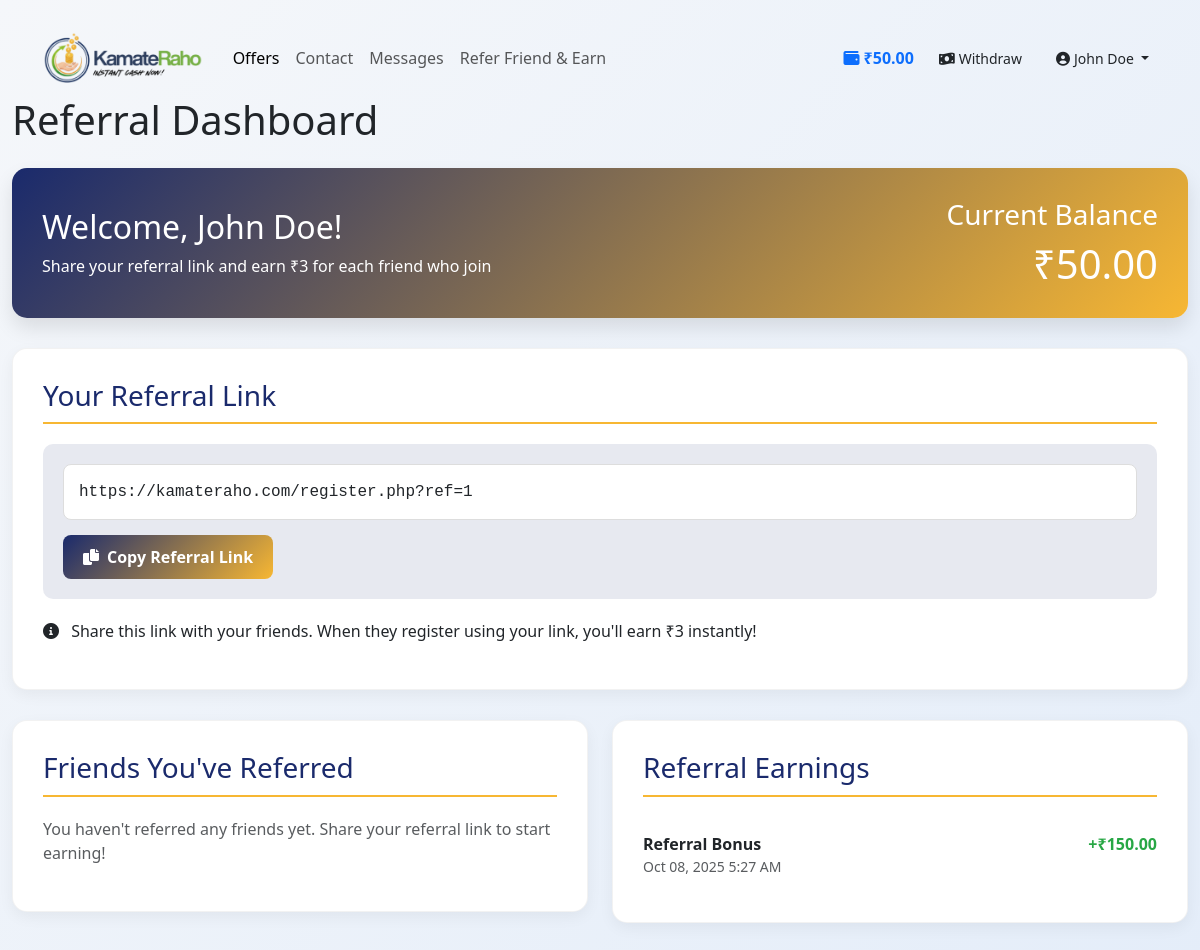
Page /referral_history.php (signed in) on the committed database.
### tables this page shows
CREATE TABLE IF NOT EXISTS users (
    id INT(11) AUTO_INCREMENT PRIMARY KEY,
    name VARCHAR(255) NOT NULL,
    email VARCHAR(255) UNIQUE NOT NULL,
    phone VARCHAR(20),
    city VARCHAR(100),
    state VARCHAR(100),
    password VARCHAR(255) NOT NULL,
    wallet_balance DECIMAL(10, 2) DEFAULT 0.00,
    referral_code VARCHAR(50),
    created_at TIMESTAMP DEFAULT CURRENT_TIMESTAMP
);

CREATE TABLE IF NOT EXISTS wallet_history (
    id INT(11) AUTO_INCREMENT PRIMARY KEY,
    user_id INT(11) NOT NULL,
    amount DECIMAL(10, 2) NOT NULL,
    type ENUM('credit', 'debit') NOT NULL,
    status ENUM('pending', 'approved', 'rejected') DEFAULT 'pending',
    description VARCHAR(255),
    created_at TIMESTAMP DEFAULT CURRENT_TIMESTAMP,
    FOREIGN KEY (user_id) REFERENCES users(id) ON DELETE CASCADE
);

### referral_history.php (the view, shortened to what this page needs)
<?php
include 'config/db.php';
$stmt = $pdo->prepare("SELECT u.id, u.name, u.email, u.created_at FROM users u WHERE u.referral_code IN (SELECT CONCAT('REF', id) FROM users WHERE id = ?)");
$stmt->execute([$_SESSION['user_id']]);
$referrals = $stmt->fetchAll(PDO::FETCH_ASSOC);
$stmt = $pdo->prepare("SELECT amount, description, created_at FROM wallet_history WHERE user_id = ? AND description LIKE '%Referral%' ORDER BY created_at DESC");
$stmt->execute([$_SESSION['user_id']]);
$wallet_history = $stmt->fetchAll(PDO::FETCH_ASSOC);
?>
<!DOCTYPE html>
<html lang="en">
<head>
    <link href="https://cdn.jsdelivr.net/npm/bootstrap@5.3.0/dist/css/bootstrap.min.css" rel="stylesheet">
    <link href="https://cdnjs.cloudflare.com/ajax/libs/font-awesome/6.0.0/css/all.min.css" rel="stylesheet">
</head>
<body>
    <?php include 'includes/navbar.php'; ?>
    <div class="container dashboard-container">
        <div class="row">
            <div class="col-12">
                <h1 class="mb-4">Referral Dashboard</h1>
            </div>
        </div>
        <div class="row">
            <div class="col-12">
                <div class="wallet-card">
                    <div class="row align-items-center">
                        <div class="col-md-8">
                            <h2>Welcome, <?php echo htmlspecialchars($user['name']); ?>!</h2>
                            <p class="mb-0">Share your referral link and earn ₹3 for each friend who join</p>
                        </div>
                        <div class="col-md-4 text-md-end">
                            <h3>Current Balance</h3>
                            <h1 class="mb-0">₹<?php echo number_format($user['wallet_balance'], 2); ?></h1>
                        </div>
                    </div>
                </div>
            </div>
        </div>
        <div class="row">
            <div class="col-12">
                <div class="section-card">
                    <h3 class="section-title">Your Referral Link</h3>
                    <div class="referral-link-box">
                        <?php
                        $base_url = "https://kamateraho.com/";
                        $referral_link = $base_url . "register.php?ref=" . $_SESSION['user_id'];
                        ?>
                        <div class="referral-link" id="referralLink"><?php echo $referral_link; ?></div>
                        <button class="btn-copy" onclick="copyReferralLink()">
                            <i class="fas fa-copy me-2"></i>Copy Referral Link
                        </button>
                    </div>
                    <p class="mt-3">
                        <i class="fas fa-info-circle me-2"></i>
                        Share this link with your friends. When they register using your link, you'll earn ₹3 instantly!
                    </p>
                </div>
            </div>
        </div>
        <div class="row">
            <div class="col-lg-6">
                <div class="section-card">
                    <h3 class="section-title">Friends You've Referred</h3>
                    <?php if (count($referrals) > 0): ?>
                        <?php foreach ($referrals as $referral): ?>
                            <div class="referral-card">
                                <div class="d-flex justify-content-between">
                                    <div>
                                        <h5 class="mb-1"><?php echo htmlspecialchars($referral['name']); ?></h5>
                                        <p class="mb-0 text-muted"><?php echo htmlspecialchars($referral['email']); ?></p>
                                    </div>
                                    <div class="text-end">
                                        <p class="mb-0 text-muted">Joined</p>
                                        <p class="mb-0"><?php echo date('M d, Y', strtotime($referral['created_at'])); ?></p>
                                    </div>
                                </div>
                            </div>
                        <?php endforeach; ?>
                    <?php else: ?>
                        <p class="text-muted">You haven't referred any friends yet. Share your referral link to start earning!</p>
                    <?php endif; ?>
                </div>
            </div>
            <div class="col-lg-6">
                <div class="section-card">
                    <h3 class="section-title">Referral Earnings</h3>
                    <?php if (count($wallet_history) > 0): ?>
                        <?php foreach ($wallet_history as $transaction): ?>
                            <div class="transaction-item">
                                <div class="d-flex justify-content-between">
                                    <div>
                                        <p class="mb-0 fw-bold"><?php echo htmlspecialchars($transaction['description']); ?></p>
                                        <p class="mb-0 text-muted small"><?php echo date('M d, Y g:i A', strtotime($transaction['created_at'])); ?></p>
                                    </div>
                                    <div>
                                        <p class="mb-0 amount-positive">+₹<?php echo number_format($transaction['amount'], 2); ?></p>
                                    </div>
                                </div>
                            </div>
                        <?php endforeach; ?>
                    <?php else: ?>
                        <p class="text-muted">No referral earnings yet. Refer friends to start earning!</p>
                    <?php endif; ?>
                </div>
            </div>
        </div>
    </div>
</body>
</html>

### includes/navbar.php (shortened to what this page needs)
<?php
include_once 'config/db.php';
$wallet_balance = 0.00;
if (isset($_SESSION['user_id']) && $pdo) {
    try {
        $stmt = $pdo->prepare("SELECT wallet_balance, name FROM users WHERE id = ?");
        $stmt->execute([$_SESSION['user_id']]);
        $user = $stmt->fetch(PDO::FETCH_ASSOC);
        if ($user) {
            $wallet_balance = $user['wallet_balance'];
            $user_name = $user['name'];
        }
    } catch (PDOException $e) {
        $wallet_balance = 0.00;
    }
}
?>
<nav class="navbar navbar-expand-lg navbar-custom sticky-top">
    <div class="container">
        <a class="navbar-brand fw-bold" href="index.php">
            <img src="kamateraho/img/logo.png" alt="KamateRaho Logo" style="height: 50px; width: auto;">
        </a>
        <div class="collapse navbar-collapse" id="navbarNav">
            <ul class="navbar-nav me-auto">
                <li class="nav-item">
                    <a class="nav-link active" href="index.php">Offers</a>
                </li>
                <li class="nav-item">
                    <a class="nav-link" href="contact.php">Contact</a>
                </li>
                <li class="nav-item">
                    <a class="nav-link" href="user_messages.php">Messages</a>
                </li>
                  <li class="nav-item">
                    <?php if (isset($_SESSION['user_id'])): ?>
                        <a class="nav-link" href="#" data-bs-toggle="modal" data-bs-target="#referralModal">Refer Friend & Earn</a>
                    <?php else: ?>
                        <a class="nav-link" href="register.php">Refer Friend & Earn</a>
                    <?php endif; ?>
                </li>
            </ul>
            <div class="d-flex align-items-center">
                <?php if (isset($_SESSION['user_id'])): ?>
                    <a href="dashboard.php" class="me-3 d-flex align-items-center wallet-display text-decoration-none">
                        <i class="fas fa-wallet text-primary me-1"></i>
                        <span class="fw-bold balance-amount">₹<?php echo number_format($wallet_balance, 2); ?></span>
                    </a>
                    <a href="withdraw.php" class="btn btn-withdraw btn-sm me-3">
                        <i class="fas fa-money-bill-wave me-1"></i>Withdraw
                    </a>
                    <div class="dropdown">
                        <a class="btn btn-user-profile btn-sm dropdown-toggle" href="#" role="button" data-bs-toggle="dropdown">
                            <i class="fas fa-user-circle me-1"></i><?php echo htmlspecialchars($user_name ?? 'User'); ?>
                        </a>
                    </div>
                <?php else: ?>
                    <a href="login.php" class="btn btn-login btn-sm me-2">Login</a>
                    <a href="register.php" class="btn btn-register btn-sm">Register</a>
                <?php endif; ?>
            </div>
        </div>
    </div>
</nav>

### referral_history.php (style rules this page uses)
:root { --primary-color: #1a2a6c; --secondary-color: #f7b733; --accent-color: #ff6e7f; --light-bg: #f8f9fa; --dark-text: #333; --light-text: #fff; }
body { background: linear-gradient(135deg, #f5f7fa 0%, #e4edf9 100%); font-family: 'Segoe UI', Tahoma, Geneva, Verdana, sans-serif; min-height: 100vh; padding: 20px 0; }
.dashboard-container { max-width: 1200px; margin: 0 auto; }
.wallet-card { background: linear-gradient(135deg, var(--primary-color), var(--secondary-color)); color: white; border-radius: 15px; padding: 30px; margin-bottom: 30px; box-shadow: 0 10px 20px rgba(0, 0, 0, 0.1); }
.section-card { background: white; border-radius: 15px; padding: 30px; margin-bottom: 30px; box-shadow: 0 5px 15px rgba(0, 0, 0, 0.05); border: 1px solid rgba(0, 0, 0, 0.05); }
.section-title { color: var(--primary-color); border-bottom: 2px solid var(--secondary-color); padding-bottom: 10px; margin-bottom: 20px; }
.transaction-item { border-bottom: 1px solid #eee; padding: 15px 0; }
.transaction-item:last-child { border-bottom: none; }
.amount-positive { color: #28a745; font-weight: bold; }
.referral-link-box { background: rgba(26, 42, 108, 0.1); border-radius: 10px; padding: 20px; margin: 20px 0; }
.referral-link { background: white; border: 1px solid #ddd; border-radius: 8px; padding: 15px; font-family: monospace; word-break: break-all; margin-bottom: 15px; }
.btn-copy { background: linear-gradient(135deg, var(--primary-color), var(--secondary-color)); color: white; border: none; padding: 10px 20px; border-radius: 8px; font-weight: 600; transition: all 0.3s ease; }

### rows in the picture
users: wallet_balance "50.00", name "John Doe"
wallet_history: description "Referral Bonus", created_at "Oct 08, 2025 5:27 AM", amount "150.00"

### other values in the picture
$referral_link "https://kamateraho.com/register.php?ref=1"
